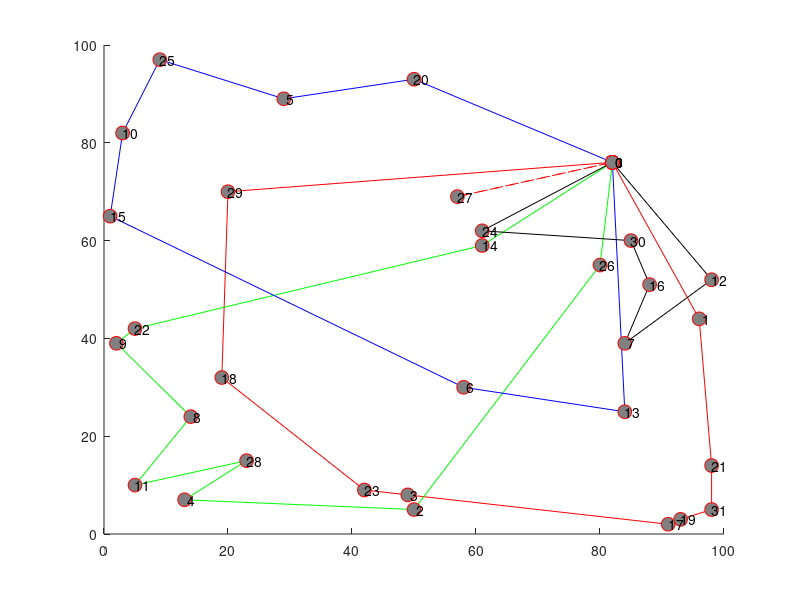

Write MATLAB code to recreate this figure. (Note: this script raises an error after producing the figure.)
hold on;
plot([ 82; 96; 98; 98; 93; 91; 49; 42; 19; 20; 82], [ 76; 44; 14;  5;  3;  2;  8;  9; 32; 70; 76], '-ro', 'MarkerSize', 10, 'MarkerEdgeColor', 'r', 'MarkerFaceColor', [0.5,0.5,0.5]);
text([ 82; 96; 98; 98; 93; 91; 49; 42; 19; 20; 82], [ 76; 44; 14;  5;  3;  2;  8;  9; 32; 70; 76], num2str([   0;   1;  21;  31;  19;  17;   3;  23;  18;  29;   0]));
plot([ 82; 80; 50; 13; 23;  5; 14;  2;  5; 61; 82], [ 76; 55;  5;  7; 15; 10; 24; 39; 42; 59; 76], '-go', 'MarkerSize', 10, 'MarkerEdgeColor', 'r', 'MarkerFaceColor', [0.5,0.5,0.5]);
text([ 82; 80; 50; 13; 23;  5; 14;  2;  5; 61; 82], [ 76; 55;  5;  7; 15; 10; 24; 39; 42; 59; 76], num2str([   0;  26;   2;   4;  28;  11;   8;   9;  22;  14;   0]));
plot([ 82; 50; 29;  9;  3;  1; 58; 84; 82], [ 76; 93; 89; 97; 82; 65; 30; 25; 76], '-bo', 'MarkerSize', 10, 'MarkerEdgeColor', 'r', 'MarkerFaceColor', [0.5,0.5,0.5]);
text([ 82; 50; 29;  9;  3;  1; 58; 84; 82], [ 76; 93; 89; 97; 82; 65; 30; 25; 76], num2str([   0;  20;   5;  25;  10;  15;   6;  13;   0]));
plot([ 82; 98; 84; 88; 85; 61; 82], [ 76; 52; 39; 51; 60; 62; 76], '-ko', 'MarkerSize', 10, 'MarkerEdgeColor', 'r', 'MarkerFaceColor', [0.5,0.5,0.5]);
text([ 82; 98; 84; 88; 85; 61; 82], [ 76; 52; 39; 51; 60; 62; 76], num2str([   0;  12;   7;  16;  30;  24;   0]));
plot([ 82; 57; 82], [ 76; 69; 76], '--ro', 'MarkerSize', 10, 'MarkerEdgeColor', 'r', 'MarkerFaceColor', [0.5,0.5,0.5]);
text([ 82; 57; 82], [ 76; 69; 76], num2str([   0;  27;   0]));
legend('Route 1','Route 2','Route 3','Route 4','Route 5',0);
xlabel('x');
ylabel('y');
